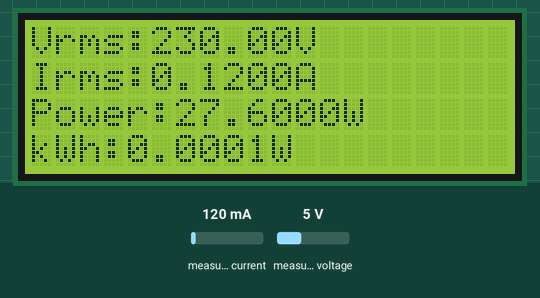
Recording of a sketch running on a simulated ESP32. Shown: 20×4 character LCD. The test bench sets the inputs (shaded band); at power-on: measured current 120 mA, measured voltage 5 V. WiFi joins after 1.5 s; servers stay silent unless stated; uploads are accepted with an empty reply; what the sketch prints to the serial monitor is not drawn.

Above: at 8.0 s.
8.1 s: measured current set to 40 mA
At 13.5 s:
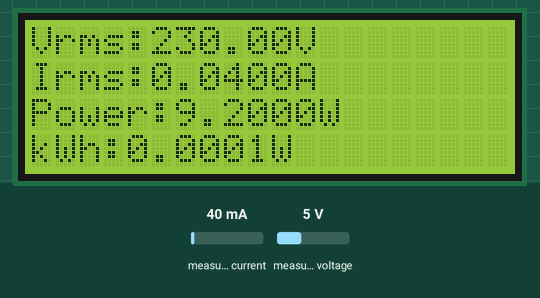
13.9 s: measured voltage set to 0.3 V
At 18.5 s:
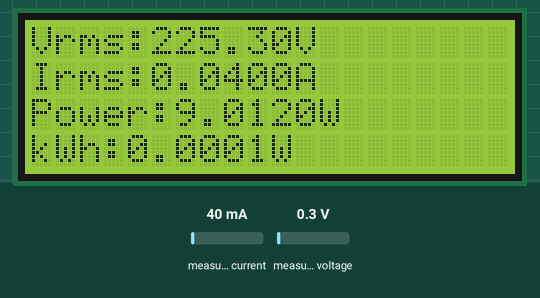
18.9 s: measured current set to 500 mA
At 23.6 s:
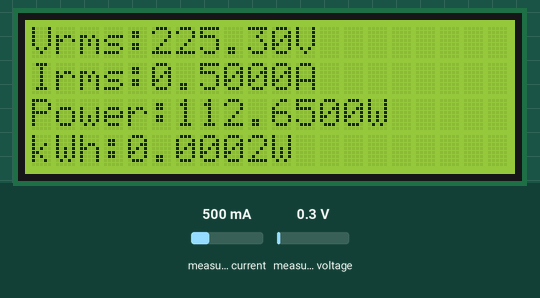
28.9 s: measured voltage set to 3.8 V
At 33.6 s:
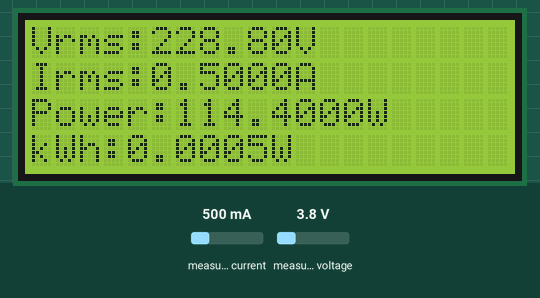
38.9 s: measured current set to 1000 mA
At 43.6 s:
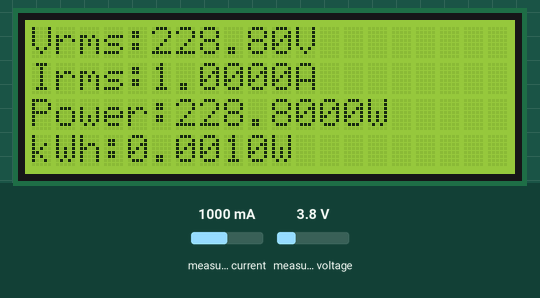
48.9 s: measured voltage set to 7.5 V
At 53.6 s:
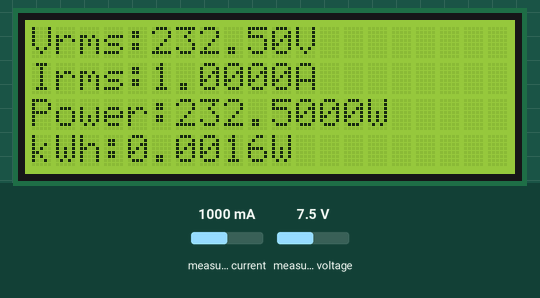
Timing chart, 0 to 55.1 s (numbered marks = the images above; inputs shaded):
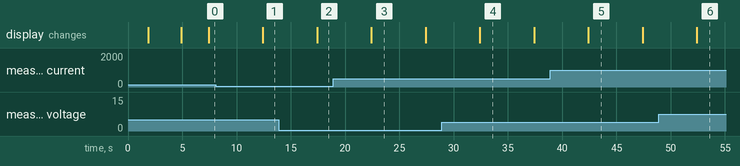

The sketch:

Smart_Energy_Meter.ino
```cpp
#include <HTTPClient.h>
#include <LiquidCrystal_I2C.h>
LiquidCrystal_I2C lcd(0x27, 20, 4);
// #define BLYNK_TEMPLATE_ID "TMPL6emdmuXgp"
// #define BLYNK_TEMPLATE_NAME "Dilukshi Smart Power meter"
#define BLYNK_TEMPLATE_ID "TMPL5jVk9CZqx"
#define BLYNK_TEMPLATE_NAME "SMART ENERGY METER"
#include "EmonLib.h"
#include <EEPROM.h>
#define BLYNK_PRINT Serial
#include <WiFi.h>
#include <WiFiClient.h>
#include <BlynkSimpleEsp32.h>

EnergyMonitor emon;
#define vCalibration 83.3
#define currCalibration 0.50

BlynkTimer timer;
char auth[] = "BsNykJ6_dYiPmmyuxZNPdkNgUO3GHcsy";
char ssid[] = "BT-KQCJQQ";
char pass[] = "uYPLHT6DYcFPUM";
//char ssid[] = "Dilukshi";
//char pass[] = "Dilu0706";

float kWh = 0;
unsigned long lastmillis = millis();

void myTimerEvent()
{
  emon.calcVI(20, 2000);
  kWh = kWh + emon.apparentPower * (millis() - lastmillis) / 3600000000.0;
  yield();
  Serial.print("Vrms: ");
  Serial.print(emon.Vrms, 2);
  Serial.print("V");
  EEPROM.put(0, emon.Vrms);
  delay(100);

  Serial.print("\tIrms: ");
  Serial.print(emon.Irms, 4);
  Serial.print("A");
  EEPROM.put(4, emon.Irms);
  delay(100);

  Serial.print("\tPower: ");
  Serial.print(emon.apparentPower, 4);
  Serial.print("W");
  EEPROM.put(8, emon.apparentPower);
  delay(100);

  Serial.print("\tkWh: ");
  Serial.print(kWh, 5);
  Serial.println("kWh");
  EEPROM.put(12, kWh);

  lcd.clear();
  lcd.setCursor(0, 0);
  lcd.print("Vrms:");
  lcd.print(emon.Vrms, 2);
  lcd.print("V");
  lcd.setCursor(0, 1);
  lcd.print("Irms:");
  lcd.print(emon.Irms, 4);
  lcd.print("A");
  lcd.setCursor(0, 2);
  lcd.print("Power:");
  lcd.print(emon.apparentPower, 4);
  lcd.print("W");
  lcd.setCursor(0, 3);
  lcd.print("kWh:");
  lcd.print(kWh, 4);
  lcd.print("W");

  lastmillis = millis();

  Blynk.virtualWrite(V0, emon.Vrms);
  Blynk.virtualWrite(V1, emon.Irms);
  Blynk.virtualWrite(V2, emon.apparentPower);
  Blynk.virtualWrite(V3, kWh);

//  HTTPClient http;
//  String url = "https://script.google.com/macros/s/AKfycbx7p9Hj4U5XyBd5sLR829EyhHgHQ0gWvmPepOefwfGsH3DFjObX3zoM5ZWD0XlH1qO5/exec";
//  url += "?voltage=" + String(emon.Vrms, 2);
//  url += "&current=" + String(emon.Irms, 4);
//  url += "&power=" + String(emon.apparentPower, 4);
//  url += "&kwh=" + String(kWh, 5);
//
//  http.begin(url);
//  int httpCode = http.GET();
//  String payload = http.getString();
//  Serial.println(httpCode);  // 200 = success
//  Serial.println(payload);
//  http.end();

HTTPClient http;
http.begin("https://script.google.com/macros/s/https://script.google.com/macros/s/AKfycbx_9vA6d9RPONY3y5joAi6Ka8NWLZCSrtUzO3okru_allIAwxlw5k--oJpdTPAJtCcB/exec/exec");
http.addHeader("Content-Type", "application/x-www-form-urlencoded");

String postData = "value1=" + String(emon.Vrms, 2) +
                  "&value2=" + String(emon.Irms, 4) +
                  "&value3=" + String(emon.apparentPower, 4) +
                  "&value4=" + String(kWh, 5);

int httpCode = http.POST(postData);
String payload = http.getString();
Serial.println(httpCode);
Serial.println(payload);
http.end();

}

void setup()
{
  Serial.begin(115200);
  Blynk.begin(auth, ssid, pass);
  lcd.init();
  lcd.backlight();
  emon.voltage(35, vCalibration, 1.7);  // Voltage: input pin, calibration, phase_shift
  emon.current(34, currCalibration);    // Current: input pin, calibration.

  timer.setInterval(5000L, myTimerEvent);
  lcd.setCursor(3, 0);
  lcd.print("IoT Energy");
  lcd.setCursor(5, 1);
  lcd.print("Meter");
  delay(3000);
  lcd.clear();
}

void loop()
{
  Blynk.run();
  timer.run();
}
```

Measured:
- after the input at 8.1 s, the display: changes after 4.3 s (image 1)
- after the input at 13.9 s, the display: changes after 3.5 s (image 2)
- after the input at 18.9 s, the display: changes after 3.5 s (image 3)
- what the display in image 3 shows lasts 5.0 s, from 22.4 s to 27.4 s
